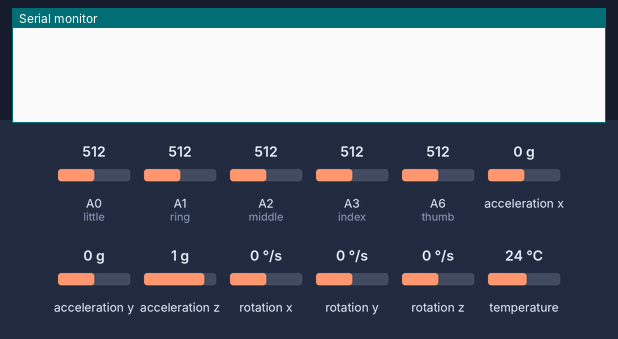
Recording of a sketch running on a simulated Arduino Nano, built with avr-gcc and run on an emulated ATmega328P. Shown: the last lines printed to the serial monitor. The test bench sets the inputs (shaded band); at power-on: A2 (middle) = 512, A0 (little) = 512, A1 (ring) = 512, A3 (index) = 512, A6 (thumb) = 512, acceleration x 0 g, acceleration y 0 g, acceleration z 1 g, rotation x 0 °/s, rotation y 0 °/s, rotation z 0 °/s, temperature 24 °C.

Above: at 3.8 s.
3.9 s: A2 (middle) set to 917
7.8 s: A2 (middle) set to 943
At 10.1 s:
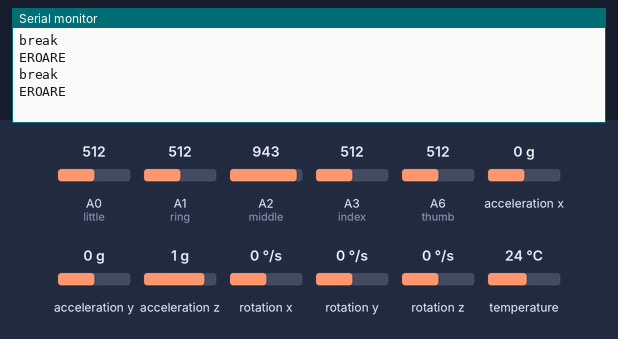
At 12.8 s:
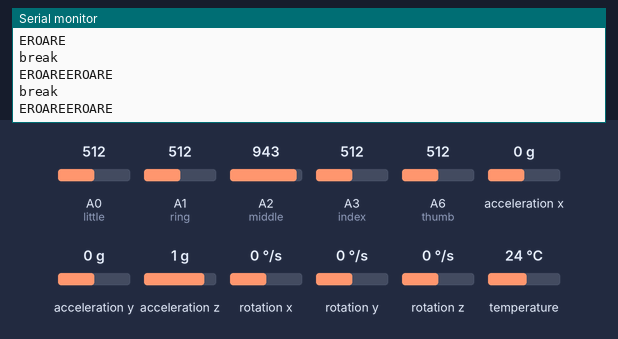

Measured:
- the behaviour switches between 930 and 931 on A2 (middle) (found by bisection; images 0 and 1)
- after the input at 7.8 s, the serial monitor: prints a new line after 1.2 s (image 1)

The sketch:

recognition.ino
```cpp
#include <Wire.h>
#include <Adafruit_MPU6050.h>


Adafruit_MPU6050 mpu;

//define flex parameters
const int thumb = A6;
const int index = A3;
const int middle= A2;
const int ring= A1;
const int little= A0;

//definire input power parameter
const float VCC = 5;

//division factor
const float rezistor_fix = 10000.0;

// define filter parameters
const float alpha = 0.5;
float filteredAccelX = 0;
float filteredAccelY = 0;
float filteredAccelZ = 0;

String text = "";
String textInit = "";
String eroare="EROARE";
char lastChar='\0';

void setup() {

  //inputs configurations
  pinMode(thumb, INPUT);
  pinMode(index, INPUT);
  pinMode(middle, INPUT);
  pinMode(ring, INPUT);
  pinMode(little, INPUT);

  Serial.begin(9600);


  //wait until serial port is available
  //and the connection has been established
  while (!Serial);

  //Initialize I2C(TWI) communication with MPU6050
  Wire.begin();

  //Verify if MPU6050 is connected
  if (!mpu.begin()) {
    Serial.println("Failed to find MPU6050 chip");
    while (1) {
      delay(10);
    }
  }

  //Set acceleration and rotation range MPU6050
  mpu.setAccelerometerRange(MPU6050_RANGE_8_G);
  mpu.setGyroRange(MPU6050_RANGE_500_DEG);
  mpu.setFilterBandwidth(MPU6050_BAND_21_HZ);
}

void loop() {

  //ADC reads
  int flex_ADC0 = analogRead(thumb);

  int flex_ADC1 = analogRead(index);

  int flex_ADC2 = analogRead(middle);

  int flex_ADC3 = analogRead(ring);

  int flex_ADC4 = analogRead(little);


  //Determine V0
  float flex_voltage0 = flex_ADC0 * VCC / 1023.0;

  float flex_voltage1 = flex_ADC1 * VCC / 1023.0;

  float flex_voltage2 = flex_ADC2 * VCC / 1023.0;

  float flex_voltage3 = flex_ADC3 * VCC / 1023.0;

  float flex_voltage4 = flex_ADC4 * VCC / 1023.0;


  //Determine each resistance using the division factor formula
  float rez_thumb = (rezistor_fix * (VCC / flex_voltage0 - 1.0))/1000;

  float rez_index = (rezistor_fix * (VCC / flex_voltage1 - 1.0))/1000;

  float rez_middle = (rezistor_fix * (VCC / flex_voltage2 - 1.0))/1000;

  float rez_ring = (rezistor_fix * (VCC / flex_voltage3 - 1.0))/1000;

  float rez_little = (rezistor_fix * (VCC / flex_voltage4 - 1.0))/1000;

  sensors_event_t accel, gyro, temp;

  mpu.getEvent(&accel, &gyro, &temp);

  //applying low-pass filter to the data acquired from the accelerometer and gyroscope module
  filteredAccelX = alpha * filteredAccelX + (1 - alpha) * accel.acceleration.x;
  filteredAccelY = alpha * filteredAccelY + (1 - alpha) * accel.acceleration.y;
  filteredAccelZ = alpha * filteredAccelZ + (1 - alpha) * accel.acceleration.z;

  textInit=text;

  if(rez_thumb>3 && rez_thumb<4 && rez_index>1 && rez_index<2 && rez_middle>2 && rez_middle<3 && rez_ring>2 && rez_ring<3.07 && rez_little>3 && rez_little<4 && filteredAccelY>0 && filteredAccelZ>0)
  {
    text+='A';
    lastChar='A';
  }
  else if(rez_thumb>2 && rez_thumb<3 && rez_index>2 && rez_index<3 && rez_middle>3 && rez_middle<4 && rez_ring>3 && rez_ring<4 && rez_little>3 && rez_little<4.20)
  {
    text+='B';
    lastChar='B';
  }
  else if(rez_thumb>3 && rez_thumb<4 && rez_index>1 && rez_index<2 && rez_middle>2 && rez_middle<3 && rez_ring>3 && rez_ring<4 && rez_little>3 && rez_little<4 && filteredAccelZ>0)
  {
    text+='C';
    lastChar='C';
  }
  else if(rez_thumb>3 && rez_thumb<4 && rez_index>2 && rez_index<3 && rez_middle>1 && rez_middle<2 && rez_ring>2 && rez_ring<3 && rez_little>3 && rez_little<4 && filteredAccelX>0 && filteredAccelZ<0)
  {
    text+='D';
    lastChar='D';
  }
  else if(rez_thumb>3 && rez_thumb<4 && rez_index>1 && rez_index<2 && rez_middle>1 && rez_middle<2 && rez_ring>2 && rez_ring<3 && rez_little>2 && rez_little<3 && filteredAccelZ<0 && filteredAccelZ>-4)
  {
    text+='E';
    lastChar='E';
  }
  else if(rez_thumb>3 && rez_thumb<4 && rez_index>1 && rez_index<2 && rez_middle>3 && rez_middle<4 && rez_ring>3 && rez_ring<4 && rez_little>3 && rez_little<4)
  {
    text+='F';
    lastChar='F';
  }
  else if(rez_thumb>3 && rez_thumb<4 && rez_index>2 && rez_index<3 && rez_middle>1 && rez_middle<2 && rez_ring>2 && rez_ring<3 && rez_little>2 && rez_little<3 && filteredAccelZ<0)
  {
    text+='G';
    lastChar='G';
  }
  else if(rez_thumb>3 && rez_thumb<4 && rez_index>2 && rez_index<3 && rez_middle>3 && rez_middle<4 && rez_ring>2 && rez_ring<3 && rez_little>2 && rez_little<3 && filteredAccelZ<0)
  {
    text+='H';
    lastChar='H';
  }
  else if(rez_thumb>3 && rez_thumb<4 && rez_index>1 && rez_index<2 && rez_middle>1 && rez_middle<2 && rez_ring>2 && rez_ring<3 && rez_little>4 && rez_little<5 && filteredAccelZ>0)
  {
    text+='I';
    lastChar='I';
  }
  else if(rez_thumb>3 && rez_thumb<4 && rez_index>1 && rez_index<2 && rez_middle>1 && rez_middle<2 && rez_ring>2 && rez_ring<3 && rez_little>4 && rez_little<5 && filteredAccelZ<0)
  {
    text+='J';
    lastChar='J';
  }
  else if(rez_thumb>3 && rez_thumb<4 && rez_index>2 && rez_index<3 && rez_middle>3 && rez_middle<4 && rez_ring>3 && rez_ring<4 && rez_little>3 && rez_little<4 && filteredAccelX>0 && filteredAccelY>0 && filteredAccelZ<0)
  {
    text+='K';
    lastChar='K';
  }
  else if(rez_thumb>3 && rez_thumb<4 && rez_index>2 && rez_index<3 && rez_middle>1 && rez_middle<2 && rez_ring>2 && rez_ring<3 && rez_little>3 && rez_little<4 && filteredAccelX>0 && filteredAccelZ>0)
  {
    text+='L';
    lastChar='L';
  }
  else if(rez_thumb>3 && rez_thumb<4 && rez_index>1 && rez_index<2 && rez_middle>2 && rez_middle<3 && rez_ring>2 && rez_ring<3 && rez_little>3 && rez_little<4 && filteredAccelZ<0 && filteredAccelZ>-3)
  {
    text+='M';
    lastChar='M';
  }
  else if(rez_thumb>2 && rez_thumb<3 && rez_index>1 && rez_index<2 && rez_middle>1 && rez_middle<2 && rez_ring>2 && rez_ring<3 && rez_little>3 && rez_little<4)
  {
    text+='N';
    lastChar='N';
  }
  else if(rez_thumb>3 && rez_thumb<4 && rez_index>1 && rez_index<2 && rez_middle>1 && rez_middle<2 && rez_ring>2 && rez_ring<3 && rez_little>3 && rez_little<4 && filteredAccelZ<-4)
  {
    text+='O';
    lastChar='O';
  }
  else if(rez_thumb>3 && rez_thumb<5 && rez_index>2 && rez_index<3 && rez_middle>3 && rez_middle<4 && rez_ring>3 && rez_ring<4 && rez_little>3 && rez_little<4 && filteredAccelX<0 && filteredAccelY>0 && filteredAccelZ>0)
  {
    text+='P';
    lastChar='P';
  }
  else if(rez_thumb>3 && rez_thumb<4 && rez_index>2 && rez_index<3 && rez_middle>1 && rez_middle<2 && rez_ring>2 && rez_ring<3 && rez_little>2 && rez_little<3 && filteredAccelX<0 && filteredAccelY>0 && filteredAccelZ>0)
  {
    text+='Q';
    lastChar='Q';
  }
  else if(rez_thumb>3 && rez_thumb<4 && rez_index>3 && rez_index<4 && rez_middle>2 && rez_middle<3.20 && rez_ring>2 && rez_ring<3 && rez_little>3 && rez_little<4)
  {
    text+='R';
    lastChar='R';
  }
  else if(rez_thumb>2 && rez_thumb<3 && rez_index>1 && rez_index<2 && rez_middle>1 && rez_middle<2 && rez_ring>2 && rez_ring<3 && rez_little>2 && rez_little<3 && filteredAccelZ>0)
  {
    text+='S';
    lastChar='S';
  }
  else if(rez_thumb>4 && rez_thumb<5 && rez_index>1 && rez_index<2 && rez_middle>2 && rez_middle<3 && rez_ring>3 && rez_ring<4 && rez_little>3 && rez_little<4 && filteredAccelZ<0)
  {
    text+='T';
    lastChar='T';
  }
  else if(rez_thumb>3 && rez_thumb<4 && rez_index>2 && rez_index<3 && rez_middle>3 && rez_middle<4 && rez_ring>2 && rez_ring<3 && rez_little>2 && rez_little<3 && filteredAccelZ>0)
  {
    text+='U';
    lastChar='U';
  }
   else if(rez_thumb>3 && rez_thumb<4 && rez_index>2 && rez_index<3 && rez_middle>3 && rez_middle<4 && rez_ring>2 && rez_ring<3 && rez_little>3 && rez_little<4)
  {
    text+='V';
    lastChar='V';
  }
  else if(rez_thumb>3 && rez_thumb<4 && rez_index>2 && rez_index<3 && rez_middle>3 && rez_middle<4 && rez_ring>3 && rez_ring<4 && rez_little>2 && rez_little<3)
  {
    text+='W';
    lastChar='W';
  }
  else if(rez_thumb>2 && rez_thumb<3 && rez_index>1 && rez_index<2 && rez_middle>1 && rez_middle<2 && rez_ring>2 && rez_ring<3 && rez_little>2 && rez_little<3 && filteredAccelZ<0)
  {
    text+='X';
    lastChar='X';
  }
  else if(rez_thumb>3.88 && rez_thumb<5 && rez_index>1 && rez_index<2 && rez_middle>2 && rez_middle<3 && rez_ring>3 && rez_ring<4 && rez_little>3 && rez_little<4)
  {
    text+='Y';
    lastChar='Y';
  }
  else if(rez_thumb>3 && rez_thumb<4 && rez_index>2 && rez_index<3 && rez_middle>1 && rez_middle<2 && rez_ring>2 && rez_ring<3 && rez_little>3 && rez_little<4 && filteredAccelX<0 && filteredAccelZ>0)
  {
    text+='Z';
    lastChar='Z';
  }
  else if(rez_thumb>4 && rez_thumb<5 && rez_index>2 && rez_index<3 && rez_middle>3 && rez_middle<4 && rez_ring>3 && rez_ring<4 && rez_little>4 && rez_little<5 && filteredAccelX>0 && filteredAccelY>0 && filteredAccelZ>0 && lastChar!=' ')
  {
    //SPACE function
    text+=' ';
    lastChar=' ';
  }
  else if(rez_thumb>3.80 && rez_thumb<5 && rez_index>2 && rez_index<3 && rez_middle>3 && rez_middle<4 && rez_ring>3 && rez_ring<4 && rez_little>3 && rez_little<5 && filteredAccelX<0 && filteredAccelY<0 && filteredAccelZ<0)
  {
    //DELETE function
    text = text.substring(0, text.length() - 1);
  }
  else if((rez_thumb>0 && rez_thumb<1) || (rez_index>0 &&rez_index<1) || (rez_middle>0 && rez_middle<1) || (rez_ring>0 && rez_ring<1) || (rez_little>0 && rez_little<1))
  {
    //this section of the code is specially designed for detecting possible hardware errors that I encountered
    text.concat(eroare);
    Serial.println("break");
    Serial.println(text);
    //bluetooth.println(text);
  }
   else
  {
    //continue
  }

  if(text != textInit)
  {
    //bluetooth.println(text);
    Serial.println("break");

    Serial.println(text);
  }

  Serial.println();

  delay(3000);
}
```
